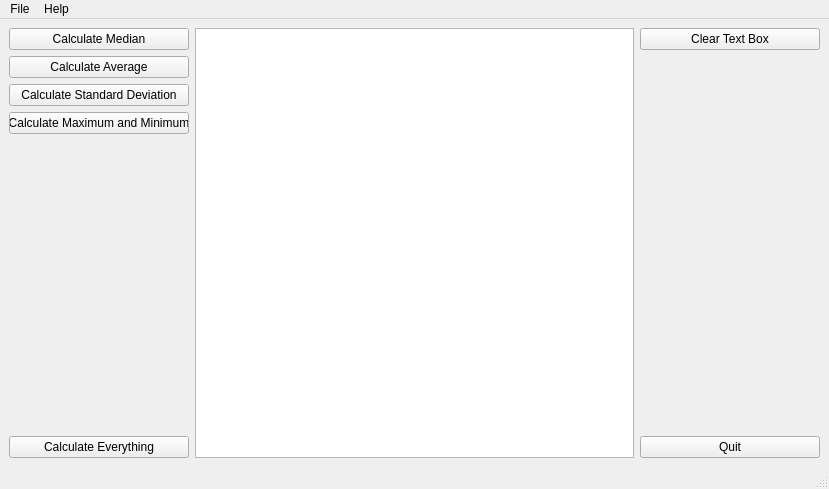
<?xml version="1.0" encoding="UTF-8"?>
<ui version="4.0">
 <class>MainWindow</class>
 <widget class="QMainWindow" name="MainWindow">
  <property name="geometry">
   <rect>
    <x>0</x>
    <y>0</y>
    <width>829</width>
    <height>489</height>
   </rect>
  </property>
  <property name="minimumSize">
   <size>
    <width>0</width>
    <height>0</height>
   </size>
  </property>
  <property name="windowTitle">
   <string>MainWindow</string>
  </property>
  <widget class="QWidget" name="centralwidget">
   <property name="minimumSize">
    <size>
     <width>0</width>
     <height>0</height>
    </size>
   </property>
   <layout class="QHBoxLayout" name="horizontalLayout_2">
    <item>
     <layout class="QHBoxLayout" name="horizontalLayout">
      <item>
       <layout class="QVBoxLayout" name="verticalLayout">
        <item>
         <widget class="QPushButton" name="medButton">
          <property name="minimumSize">
           <size>
            <width>180</width>
            <height>0</height>
           </size>
          </property>
          <property name="maximumSize">
           <size>
            <width>180</width>
            <height>16777215</height>
           </size>
          </property>
          <property name="contextMenuPolicy">
           <enum>Qt::PreventContextMenu</enum>
          </property>
          <property name="text">
           <string extracomment="Pressing this button will calculate the Mean of the input data">Calculate Median</string>
          </property>
         </widget>
        </item>
        <item>
         <widget class="QPushButton" name="avgButton">
          <property name="minimumSize">
           <size>
            <width>180</width>
            <height>0</height>
           </size>
          </property>
          <property name="maximumSize">
           <size>
            <width>180</width>
            <height>16777215</height>
           </size>
          </property>
          <property name="text">
           <string extracomment="Pressing this Button will calculate the Average of the input data">Calculate Average</string>
          </property>
         </widget>
        </item>
        <item>
         <widget class="QPushButton" name="stdDevButton">
          <property name="minimumSize">
           <size>
            <width>180</width>
            <height>0</height>
           </size>
          </property>
          <property name="maximumSize">
           <size>
            <width>180</width>
            <height>16777215</height>
           </size>
          </property>
          <property name="text">
           <string extracomment="Pushing this button will calculate the standard deviation of the data">Calculate Standard Deviation</string>
          </property>
         </widget>
        </item>
        <item>
         <widget class="QPushButton" name="maxMinButton">
          <property name="minimumSize">
           <size>
            <width>180</width>
            <height>0</height>
           </size>
          </property>
          <property name="maximumSize">
           <size>
            <width>180</width>
            <height>16777215</height>
           </size>
          </property>
          <property name="text">
           <string extracomment="Pushing this button will identify the Max and Min values from the imput">Calculate Maximum and Minimum</string>
          </property>
         </widget>
        </item>
        <item>
         <spacer name="verticalSpacer">
          <property name="orientation">
           <enum>Qt::Vertical</enum>
          </property>
          <property name="sizeHint" stdset="0">
           <size>
            <width>20</width>
            <height>40</height>
           </size>
          </property>
         </spacer>
        </item>
        <item>
         <widget class="QPushButton" name="calcAllButton">
          <property name="minimumSize">
           <size>
            <width>180</width>
            <height>0</height>
           </size>
          </property>
          <property name="maximumSize">
           <size>
            <width>180</width>
            <height>16777215</height>
           </size>
          </property>
          <property name="text">
           <string extracomment="Pushing this button will perform all of the calculations ">Calculate Everything</string>
          </property>
         </widget>
        </item>
       </layout>
      </item>
      <item>
       <widget class="QTextEdit" name="textEdit">
        <property name="minimumSize">
         <size>
          <width>0</width>
          <height>0</height>
         </size>
        </property>
       </widget>
      </item>
      <item>
       <layout class="QVBoxLayout" name="verticalLayout_2">
        <item>
         <widget class="QPushButton" name="clearTextButton">
          <property name="minimumSize">
           <size>
            <width>180</width>
            <height>0</height>
           </size>
          </property>
          <property name="text">
           <string>Clear Text Box</string>
          </property>
         </widget>
        </item>
        <item>
         <spacer name="verticalSpacer_2">
          <property name="orientation">
           <enum>Qt::Vertical</enum>
          </property>
          <property name="sizeHint" stdset="0">
           <size>
            <width>20</width>
            <height>40</height>
           </size>
          </property>
         </spacer>
        </item>
        <item>
         <widget class="QPushButton" name="quitButton">
          <property name="minimumSize">
           <size>
            <width>180</width>
            <height>0</height>
           </size>
          </property>
          <property name="text">
           <string>Quit</string>
          </property>
         </widget>
        </item>
       </layout>
      </item>
     </layout>
    </item>
   </layout>
  </widget>
  <widget class="QMenuBar" name="menubar">
   <property name="geometry">
    <rect>
     <x>0</x>
     <y>0</y>
     <width>829</width>
     <height>21</height>
    </rect>
   </property>
   <widget class="QMenu" name="menuFile">
    <property name="title">
     <string>File</string>
    </property>
    <addaction name="actionOpen"/>
    <addaction name="actionQuit"/>
   </widget>
   <widget class="QMenu" name="menuHelp">
    <property name="title">
     <string>Help</string>
    </property>
    <addaction name="actionAbout"/>
    <addaction name="actionVersion"/>
   </widget>
   <addaction name="menuFile"/>
   <addaction name="menuHelp"/>
  </widget>
  <widget class="QStatusBar" name="statusbar"/>
  <action name="actionOpen">
   <property name="text">
    <string>Open Data</string>
   </property>
  </action>
  <action name="actionQuit">
   <property name="text">
    <string>Quit</string>
   </property>
  </action>
  <action name="actionAbout">
   <property name="text">
    <string>About</string>
   </property>
  </action>
  <action name="actionVersion">
   <property name="text">
    <string>Version</string>
   </property>
  </action>
 </widget>
 <resources/>
 <connections>
  <connection>
   <sender>clearTextButton</sender>
   <signal>clicked()</signal>
   <receiver>textEdit</receiver>
   <slot>clear()</slot>
   <hints>
    <hint type="sourcelabel">
     <x>830</x>
     <y>83</y>
    </hint>
    <hint type="destinationlabel">
     <x>643</x>
     <y>183</y>
    </hint>
   </hints>
  </connection>
 </connections>
 <slots>
  <slot>test()</slot>
 </slots>
</ui>
